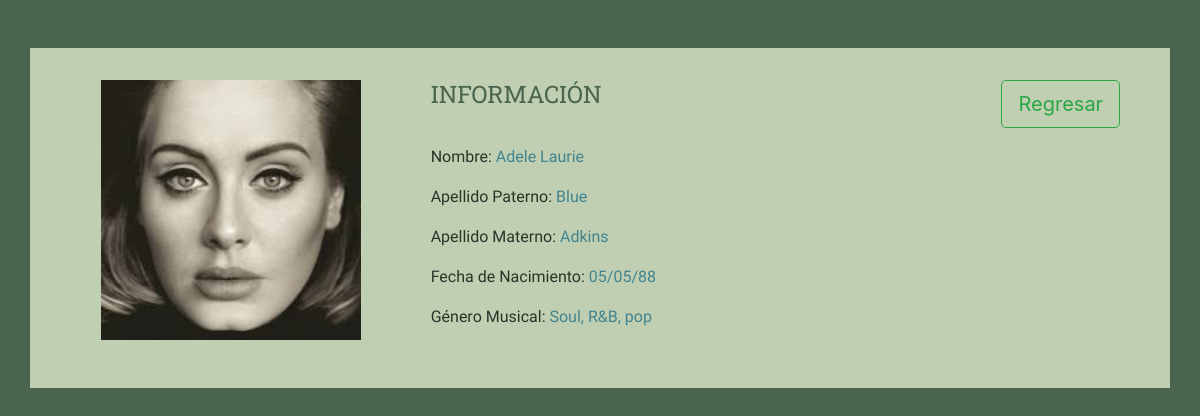
The app's page /cantante.php?id=1 with its own data.
### tables this page shows
CREATE TABLE IF NOT EXISTS `cantantes` (
  `id` int(11) NOT NULL AUTO_INCREMENT,
  `nombre` varchar(50) NOT NULL,
  `ap_paterno` varchar(50) NOT NULL,
  `ap_materno` varchar(50) NOT NULL,
  `fecha_nacimiento` date NOT NULL,
  `genero_musical` varchar(50) NOT NULL,
  `imagen` varchar(50) NOT NULL,
  PRIMARY KEY (`id`)
);

### cantante.php (the view, shortened to what this page needs)
<!DOCTYPE html>
<html lang="en">
<head>
    <link rel="stylesheet" href="https://stackpath.bootstrapcdn.com/bootstrap/4.1.1/css/bootstrap.min.css">
    <link rel="stylesheet" href="css/style.css">
</head>
<body>
    <section class="container">
        <article class="row">
            <?php
                require 'conexion.php';
                $id = filter_input(INPUT_GET,'id',FILTER_VALIDATE_INT);
                if($id){
                  $result = $conn->query('SELECT * FROM cantantes WHERE id='.$id);
                  while($row = $result->fetch_assoc()){
                      $date = new DateTime($row['fecha_nacimiento']);
                      echo '<figure class="col-4 img-fluid">';
                      echo '<img class="cantante-img" src="'.$row['imagen'].'" alt="'.$row['nombre'].'">';
                      echo '</figure>';
                      echo '<aside class="col-6">';
                      echo '<h2>INFORMACIÓN</h2>';
                      echo '<p>Nombre: <span>'.$row['nombre'].'</span></p>';
                      echo '<p>Apellido Paterno: <span>'.$row['ap_paterno'].'</span></p>';
                      echo '<p>Apellido Materno: <span>'.$row['ap_materno'].'</span></p>';
                      echo '<p>Fecha de Nacimiento: <span>'.date_format($date, 'd/m/y').'</span></p>';
                      echo '<p>Género Musical: <span>'.$row['genero_musical'].'</span></p>';
                      echo '</aside>';
                  }
                }else{
                  echo "0 resultados";
                  $conn->close();
                }
            ?>
            <div class="col-2">
                <a href="index.php" class="btn btn-outline-success btn-lg" role="button" aria-pressed="true">Regresar</a>
            </div>
        </article>
    </section>
</body>
</html>

### css/style.css (style rules this page uses)
body { background-color: #49654E; }
.container { display: table; background-color: #C0CFB2; padding: 2em; text-align: center; margin: 3em auto; }
a { display: table-cell; padding: 1em; }
figure { display: inline-block; height: 225px; position: relative; width: 225px; }
.cantante-img { height: 260px; width: 260px; }
aside { text-align: left; }
h2 { color: #49654E; font-family: 'Roboto Slab', serif; font-size: 1.5em; font-weight: 400; margin-bottom: 1.5em; }
p { color: #253528; font-size: 1em; font-family: 'Comfortaa', cursive; font-weight: 400; }
span { color: #41848F; font-size: 1em; font-family: 'Comfortaa', cursive; font-weight: 400; }

### records on screen
cantantes: imagen (picture), nombre "Adele Laurie", ap_paterno "Blue", ap_materno "Adkins", fecha_nacimiento "05/05/88", genero_musical "Soul, R&B, pop"
